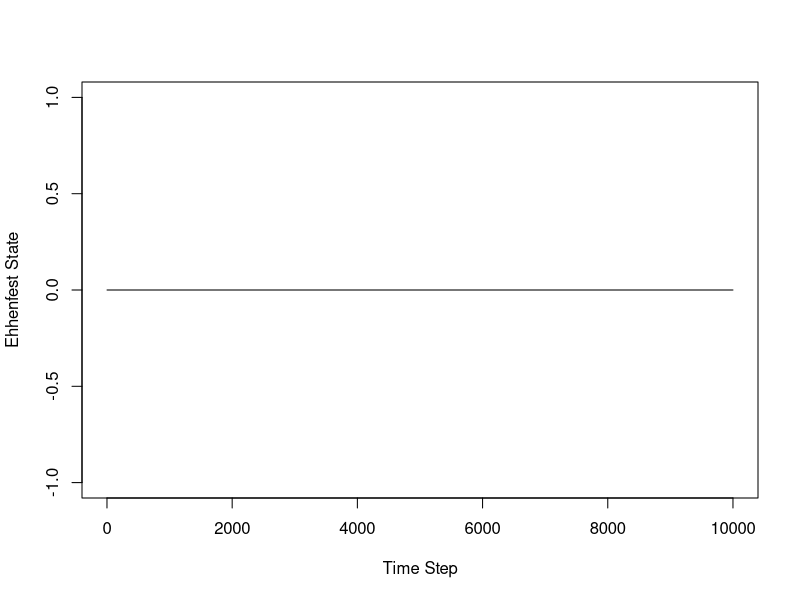

The R script that drew this image:
## This script illustrates the ergodic theorem using the Ehrenfest model of diffusion
## Author: Vladimir N. Minin
## last update: 07/11/2021

#' Generate the next state of the Ehrenfest diffusion model
#'
#' @param cur_state Current state of the Ehrenfest diffusion model
#' @param num_mol Total number of moleculers in the Ehrenfest diffusion model
#'
#' @return an integer that is either (cur_state+1) or (cur_state-1)
#'
#' @examples
#' next_state(32, 1000)
next_state = function(cur.state, num.mol){
  return.value=NULL

  ## this function randomly draws a new state of the Ehrenfest model
  ## One of your tasks is to finish writing this function
  return(return.value)
}

## set the number of molecules and the number of iterations
my_num_mol = 100
sim_size = 10000

## initialize the chain by drawing the initial state uniformly at random from all possible states. R function `sample()' will be handy.
my_draws = numeric(sim_size)
#my_draws[1] = FINISH AND UNCOMMENT THIS LINE

## run the Markov chain

for (i in 2:sim_size){
  ## use next.state function to evolve the Markov chain one step at a time

  #my_draws[i] = FINISH AND UNCOMMENT THIS LINE
}

## plot the chain

plot(1:sim_size, my_draws, type="l", ylab="Ehhenfest State", xlab="Time Step")

## get the "time averages"

mean(my_draws)
var(my_draws)

## get the "space averages," theoretical binomial
## mean and variance
my_num_mol/2
my_num_mol/4
